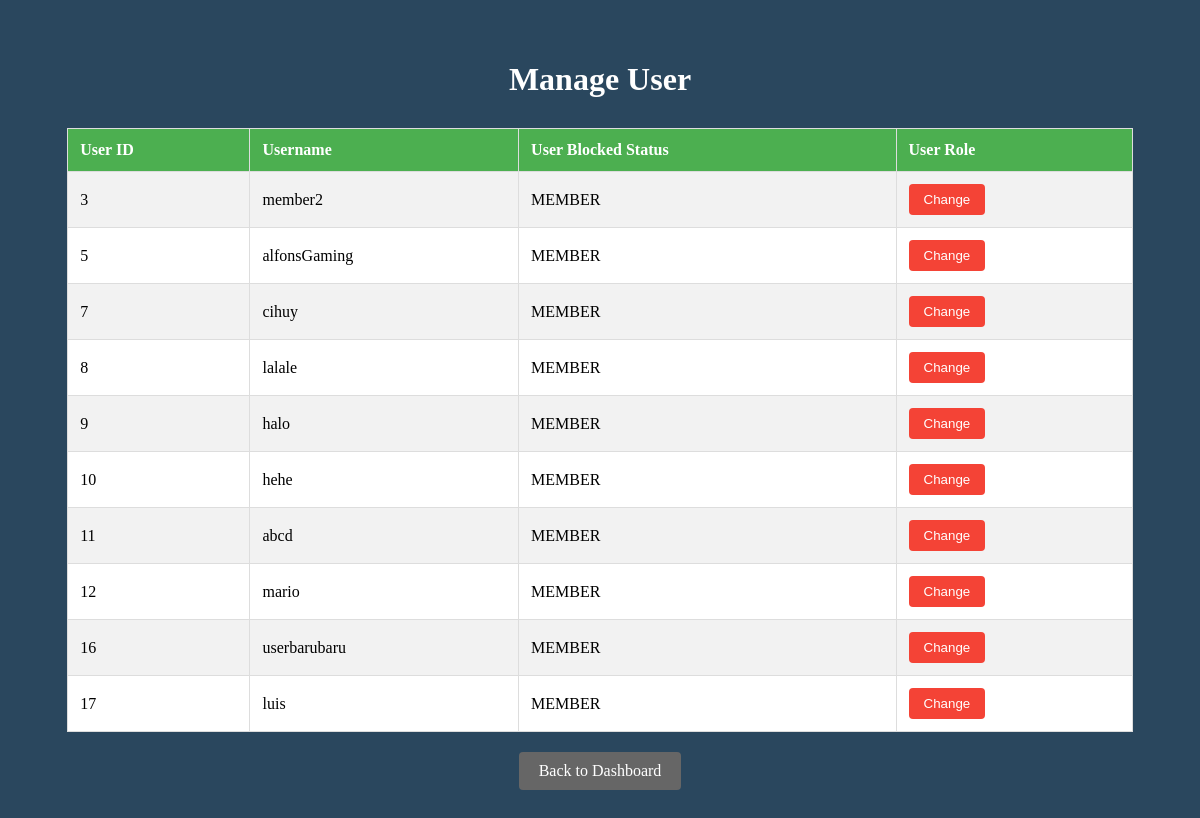
Page /FrontEnd/html/Admin/changeUserRole.php (signed in) on the committed database.
### tables this page shows
CREATE TABLE `users` (
  `user_id` int(11) NOT NULL,
  `user_name` varchar(20) NOT NULL,
  `user_password` varchar(255) NOT NULL,
  `user_wallet` int(10) DEFAULT 0,
  `user_block_status` varchar(10) NOT NULL DEFAULT 'UNBLOCKED',
  `user_profile_picture` varchar(200) DEFAULT NULL,
  `user_role` varchar(30) NOT NULL DEFAULT 'MEMBER'
);

### FrontEnd/html/Admin/changeUserRole.php (the view, shortened to what this page needs)
<?php
require_once __DIR__ . "/../../../BackEnd/connection.php";
$sql = "SELECT * FROM users WHERE user_role = 'MEMBER'";
$result = mysqli_query($conn, $sql);
?>
<!DOCTYPE html>
<html lang="en">
<head>
    <link rel="stylesheet" type="text/css" href="../../css/blockUser.css">
</head>
<body>
    <div class="container">
        <h1>Manage User</h1>
        <table>
            <tr>
                <th>User ID</th>
                <th>Username</th>
                <th>User Blocked Status</th>
                <th>User Role</th>
            </tr>
            <?php
            if (mysqli_num_rows($result) > 0) {
                $user_rows = [];
                while ($row = mysqli_fetch_assoc($result)) {
                    $user_rows[] = $row;
                }
                foreach ($user_rows as $row) {
                    $user_id = $row['user_id'];
                    $user_query = "SELECT user_name, user_role FROM users WHERE user_id = '$user_id'";
                    $user_result = mysqli_query($conn, $user_query);
                    $user_data = mysqli_fetch_assoc($user_result);
                    $user_role = $user_data ? $user_data['user_role'] : '';
                    if ($user_role !== 'ADMIN') {
                        echo "<tr>";
                        echo "<td>" . $row['user_id'] . "</td>";
                        echo "<td>" . $row['user_name'] . "</td>";
                        echo "<td>" . $row['user_role'] . "</td>";
                        echo "<td>";
                        echo "<form action='../../../BackEnd/Admin/changeUserRole.php' method='POST'>
                        <input type='hidden' name='user_id' value='" . $row['user_id'] . "'>
                        <input type='submit' name='accept' value='Change' class='block-btn'>
                    </form>";
                        echo "</td>";
                        echo "</tr>";
                    }
                }
            } else {
                echo "<tr><td colspan='5'>No Available Member found</td></tr>";
            }
            ?>
        </table>
        <a href="admin.php" class="back-btn">Back to Dashboard</a>
    </div>
</body>
</html>

### FrontEnd/css/blockUser.css (style rules this page uses)
body { background-color: #2a475e; }
.container { width: 90%; margin: 20px auto; padding: 20px; }
h1 { text-align: center; color: white; margin-bottom: 30px; }
table { width: 100%; border-collapse: collapse; margin-bottom: 20px; background-color: white; }
th, td { padding: 12px; text-align: left; border: 1px solid #ddd; }
th { background-color: #4CAF50; color: white; }
tr:nth-child(even) { background-color: #f2f2f2; }
.block-btn, .unblock-btn { padding: 8px 15px; border: none; border-radius: 4px; cursor: pointer; color: white; }
.block-btn { background-color: #f44336; }
.back-btn { display: block; width: fit-content; margin: 20px auto; padding: 10px 20px; background-color: #666; color: white; text-decoration: none; border-radius: 4px; text-align: center; }

### rows in the picture
users: user_id "3", user_name "member2", user_role "MEMBER"
users: user_id "5", user_name "alfonsGaming", user_role "MEMBER"
users: user_id "7", user_name "cihuy", user_role "MEMBER"
users: user_id "8", user_name "lalale", user_role "MEMBER"
users: user_id "9", user_name "halo", user_role "MEMBER"
users: user_id "10", user_name "hehe", user_role "MEMBER"
users: user_id "11", user_name "abcd", user_role "MEMBER"
users: user_id "12", user_name "mario", user_role "MEMBER"
users: user_id "16", user_name "userbarubaru", user_role "MEMBER"
users: user_id "17", user_name "luis", user_role "MEMBER"
